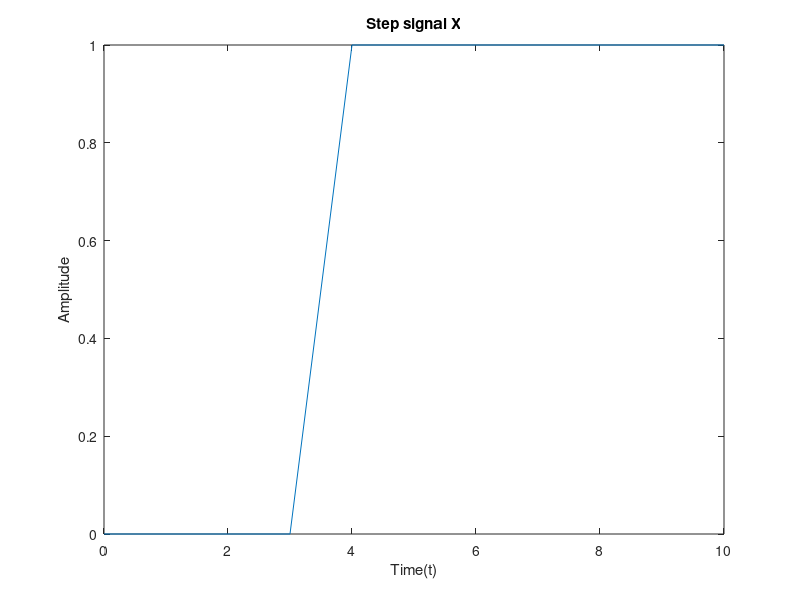

This chart was generated by the following MATLAB code: (Note: this script raises an error after producing the figure.)
close all
clear all

%Defining the step signal:
N=10;
t = 0:1:N;
x=[zeros(1,4),ones(1,7)];
plot(t,x);
xlabel(['Time(t)']);
ylabel(['Amplitude']);
title('Step signal X');
f=x;
F = prim(f);
plot(f,'b*-')
title('Input and accumulated signal F')
hold on

plot(F,'r*-')
xlabel('Time(t)');
ylabel('Amplitude');
%title('Accumulator signal F1')
hold off

%Because the input is bounded and the out put is not bounded the system is
%not stable

%Impulse response of the system:
s = zeros(1,N);
s(4) =1;
S = prim(s);
figure
plot(1:N, s,'b*-', 1:N, S, 'r*-')

F1(1) = 0;
for i=2:length(s)
    F1(i) = 2*F1(i-1) + s(i);
end
figure
plot(1:N, s,'b*-', 1:N, F1,'r*-')
xlabel('Time(t)');
ylabel('Amplitude');
title('F1(i) = 2*F1(i-1) + f(i);');
%the system was not stable and is unbounded.


F2(1) = 0;
for i=2:length(s)
    F2(i) = .33*F2(i-1) + s(i);
end
figure
plot(1:N, s,'b*-', 1:N,F2, 'r*-')
xlabel('Time(t)');
ylabel('Amplitude');
title('F2(i) = .33*F2(i-1) + f(i)');
%stable and bounded where the values of input is as bounded as input. 
